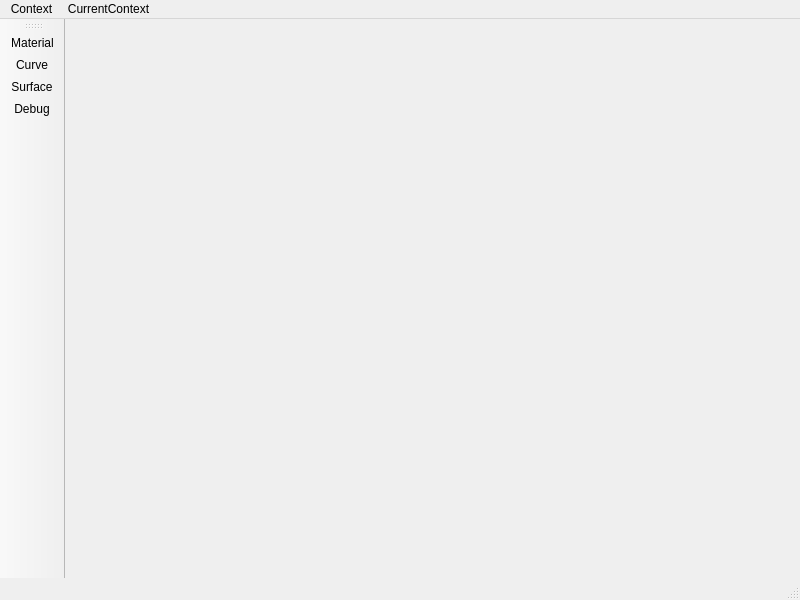
<?xml version="1.0" encoding="UTF-8"?>
<ui version="4.0">
 <class>MainWindowProperties</class>
 <widget class="QMainWindow" name="MainWindowProperties">
  <property name="geometry">
   <rect>
    <x>0</x>
    <y>0</y>
    <width>800</width>
    <height>600</height>
   </rect>
  </property>
  <property name="windowTitle">
   <string>MainWindow</string>
  </property>
  <widget class="QWidget" name="centralwidget"/>
  <widget class="QMenuBar" name="menubar">
   <property name="geometry">
    <rect>
     <x>0</x>
     <y>0</y>
     <width>800</width>
     <height>19</height>
    </rect>
   </property>
   <widget class="QMenu" name="menuContext">
    <property name="title">
     <string>Context</string>
    </property>
    <addaction name="actionMaterial"/>
    <addaction name="actionCurve"/>
    <addaction name="actionSurface"/>
    <addaction name="actionDebug"/>
   </widget>
   <widget class="QMenu" name="menuCurrentContext">
    <property name="title">
     <string>CurrentContext</string>
    </property>
   </widget>
   <addaction name="menuContext"/>
   <addaction name="menuCurrentContext"/>
  </widget>
  <widget class="QStatusBar" name="statusbar"/>
  <widget class="QToolBar" name="toolBar">
   <property name="windowTitle">
    <string>toolBar</string>
   </property>
   <attribute name="toolBarArea">
    <enum>LeftToolBarArea</enum>
   </attribute>
   <attribute name="toolBarBreak">
    <bool>false</bool>
   </attribute>
   <addaction name="actionMaterial"/>
   <addaction name="actionCurve"/>
   <addaction name="actionSurface"/>
   <addaction name="actionDebug"/>
  </widget>
  <action name="actionMaterial">
   <property name="icon">
    <iconset>
     <normaloff>:/icons/material.png</normaloff>:/icons/material.png</iconset>
   </property>
   <property name="text">
    <string>Material</string>
   </property>
  </action>
  <action name="actionCurve">
   <property name="icon">
    <iconset>
     <normaloff>:/icons/curve.png</normaloff>:/icons/curve.png</iconset>
   </property>
   <property name="text">
    <string>Curve</string>
   </property>
  </action>
  <action name="actionSurface">
   <property name="icon">
    <iconset>
     <normaloff>:/icons/surface.png</normaloff>:/icons/surface.png</iconset>
   </property>
   <property name="text">
    <string>Surface</string>
   </property>
  </action>
  <action name="actionDebug">
   <property name="icon">
    <iconset>
     <normaloff>:/icons/debug.png</normaloff>:/icons/debug.png</iconset>
   </property>
   <property name="text">
    <string>Debug</string>
   </property>
  </action>
 </widget>
 <resources/>
 <connections/>
</ui>
